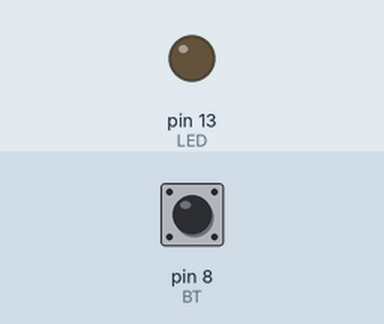
A sketch run on a simulated Arduino Uno, built with avr-gcc and run on an emulated ATmega328P. Parts: output pins drawn as LEDs (lit = HIGH). The test bench sets the inputs (shaded band); at power-on: pin 8 (BT) HIGH.

Above: at 1.2 s.
1.3 s: pin 8 (BT) pulled LOW for 0.15 s
At 2.6 s:
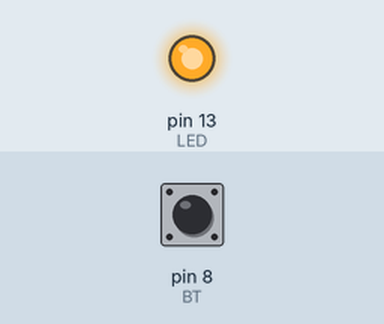
2.9 s: pin 8 (BT) pulled LOW for 1 s
At 5.1 s:
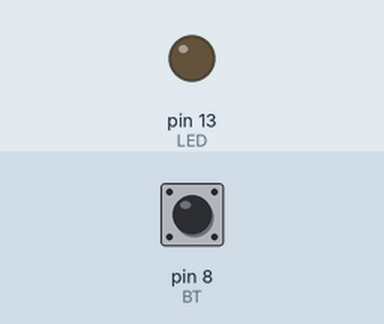
5.4 s: pin 8 (BT) pulled LOW for 3.2 s
At 9.9 s:
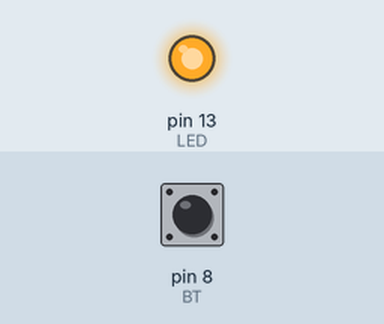
Timing chart, 0 to 11.4 s (numbered marks = the images above; inputs shaded):
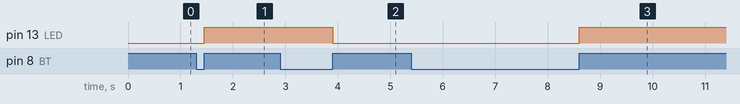

The sketch:

CSharp_RS485_ControlArduino.ino
```cpp
#include <SoftwareSerial.h>
#define RX 6
#define TX 7

#define LED 13
#define BT 8
SoftwareSerial rs485_SoftUart(RX, TX); // RX, TX
char dataRX[3];

//byte adress = 0x01;
//byte adress = 0x02;
byte adress = 0x03;

byte Enable_Rx = 0x05;
byte Enable_Tx = 0x06;
byte On = 0x01;
byte Off = 0x00;

bool onOff;

int lastState;
int currentState;
unsigned long pressedTime = 0;
unsigned long releasedTime = 0;

byte data[7];

uint64_t prev;
bool ledControl;
void setup()
{
  Serial.begin(9600);
  pinMode(LED, OUTPUT);
  pinMode(BT, INPUT_PULLUP);
  rs485_SoftUart.begin(115200);
  lastState = HIGH;
}

void loop()
{

  currentState = digitalRead(BT);

  if (lastState == HIGH && currentState == LOW)
  {
    pressedTime = millis();
  }
  else if (lastState == LOW && currentState == HIGH)
  {
    releasedTime = millis();
    long pressDuration = releasedTime - pressedTime;
    if (pressDuration > 20)
    {
      if (ledControl == true)
      {
        data[0] = adress;
        data[1] = Enable_Tx;
        data[2] = Off;
        rs485_SoftUart.write(data, sizeof(data));
        memset(data, 0, sizeof(data));
        ledControl = false;
      }
      else if (ledControl == false)
      {
        data[0] = adress;
        data[1] = Enable_Tx;
        data[2] = On;
        rs485_SoftUart.write(data, sizeof(data));
        memset(data, 0, sizeof(data));
        ledControl = true;
      }
    }
  }
  lastState = currentState;
  while (rs485_SoftUart.available())
  {
    int lenRS = rs485_SoftUart.readBytes(dataRX, 3);

    if (dataRX[0] == adress)
    {
      if (dataRX[1] == Enable_Rx)
      {
        Serial.write(dataRX, 7);
        if (dataRX[2] == On)
        {
          data[0] = adress;
          data[1] = Enable_Tx;
          data[2] = On;
          ledControl = true;
        }
        else if (dataRX[2] == Off)
        {
          data[0] = adress;
          data[1] = Enable_Tx;
          data[2] = Off;
          ledControl = false;
        }
        rs485_SoftUart.write(data, sizeof(data));
        memset(data, 0, sizeof(data));
      }
    }
    memset(dataRX, 0, 3);
  }
  digitalWrite(LED, ledControl);
}
```

Measured:
- after the input at 1.3 s, pin 13 (LED): LOW → HIGH after 0.15 s
- after the input at 2.9 s, pin 13 (LED): HIGH → LOW after 1.0 s
- after the input at 5.4 s, pin 13 (LED): LOW → HIGH after 3.2 s
